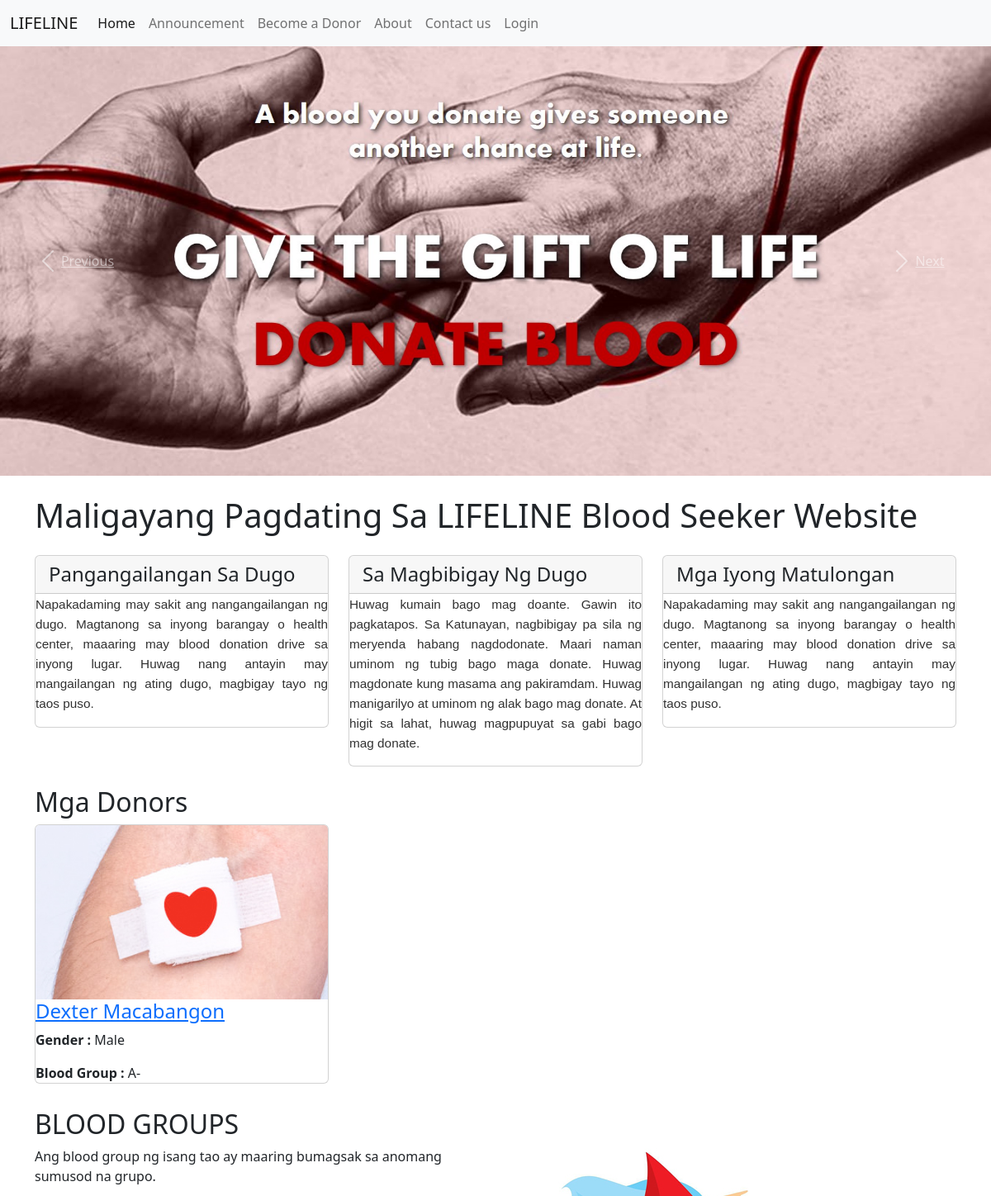
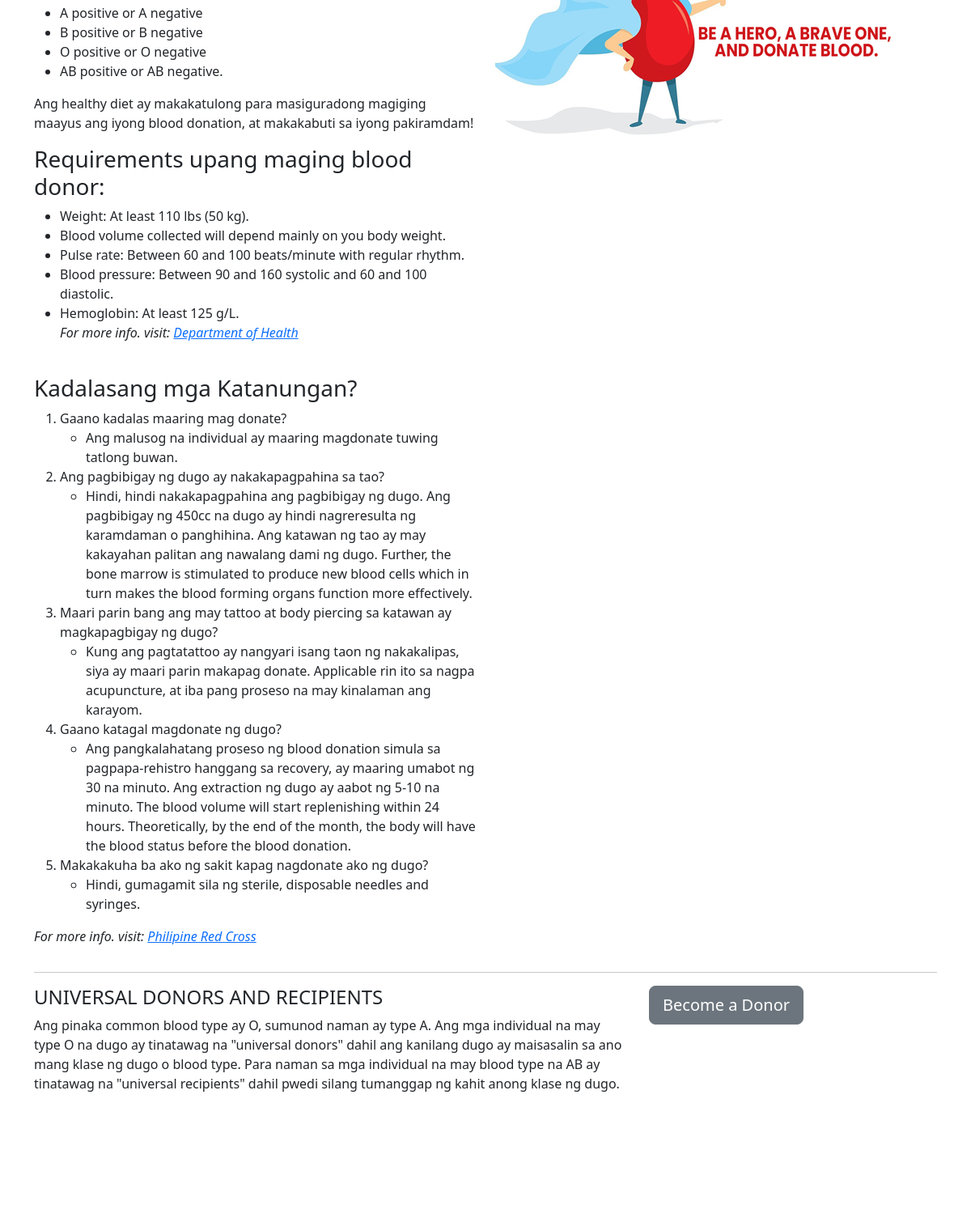
The page / on the database its author committed (2 pictures, top to bottom).
### tables this page shows
CREATE TABLE `tblpages` (
  `id` int(11) NOT NULL AUTO_INCREMENT,
  `PageName` varchar(255) DEFAULT NULL,
  `type` varchar(255) NOT NULL DEFAULT '',
  `detail` longtext NOT NULL,
  PRIMARY KEY (`id`)
);

CREATE TABLE `tblblooddonars` (
  `id` int(11) NOT NULL AUTO_INCREMENT,
  `FullName` varchar(100) DEFAULT NULL,
  `MobileNumber` char(11) DEFAULT NULL,
  `EmailId` varchar(100) NOT NULL,
  `password` varchar(250) NOT NULL DEFAULT '',
  `Gender` varchar(20) DEFAULT NULL,
  `BirthDay` date DEFAULT NULL,
  `age` int(11) DEFAULT NULL,
  `BloodGroup` varchar(20) DEFAULT NULL,
  `Purok` varchar(10) NOT NULL,
  `Barangay` varchar(255) DEFAULT NULL,
  `Message` mediumtext,
  `PostingDate` timestamp NOT NULL DEFAULT CURRENT_TIMESTAMP,
  `status` int(11) DEFAULT NULL,
  PRIMARY KEY (`id`)
);

### index.php (the view, shortened to what this page needs)
<!DOCTYPE html>
<html lang="en">
    <?php include('includes/header.php'); ?>
<body style="padding-top:0px !important">
    <?php include('includes/nav.php'); ?>
    <?php include('includes/slider.php'); ?>
    <div class="container">
        <h1 class="my-4">Maligayang Pagdating Sa LIFELINE Blood Seeker Website</h1>
        <div class="row">
            <div class="col-lg-4 mb-4">
                <div class="card">
                    <h4 class="card-header">Pangangailangan Sa Dugo</h4>
                    <?php
                        $pagetypes = 'needforblood';
                        $pagetype = $pagetypes;
                        $sql = "SELECT type,detail from tblpages where type=:pagetype";
                        $query = $dbh->prepare($sql);
                        $query->bindParam(':pagetype', $pagetype, PDO::PARAM_STR);
                        $query->execute();
                        $results = $query->fetchAll(PDO::FETCH_OBJ);
                        if ($query->rowCount() > 0) {
                            foreach ($results as $result) { ?>
                        <?php echo $result->detail; ?>
                    <?php }} ?>
                </div>
            </div>
            <div class="col-lg-4 mb-4">
                <div class="card">
                    <h4 class="card-header">Sa Magbibigay Ng Dugo</h4>
                        <?php
                        $pagetypes = 'bloodtips';
                        $pagetype = $pagetypes;
                        $sql = "SELECT type,detail from tblpages where type=:pagetype";
                        $query = $dbh->prepare($sql);
                        $query->bindParam(':pagetype', $pagetype, PDO::PARAM_STR);
                        $query->execute();
                        $results = $query->fetchAll(PDO::FETCH_OBJ);
                        if ($query->rowCount() > 0) {
                            foreach ($results as $result) { ?>
                        <?php echo $result->detail; ?>
                        <?php }} ?>
                </div>
            </div>
        <div class="col-lg-4 mb-4">
            <div class="card">
                <h4 class="card-header">Mga Iyong Matulongan</h4>
                    <?php
                        $pagetypes = 'whocouldyouhelp';
                        $pagetype = $pagetypes;
                        $sql = "SELECT type,detail from tblpages where type=:pagetype";
                        $query = $dbh->prepare($sql);
                        $query->bindParam(':pagetype', $pagetype, PDO::PARAM_STR);
                        $query->execute();
                        $results = $query->fetchAll(PDO::FETCH_OBJ);
                        if ($query->rowCount() > 0) {
                            foreach ($results as $result) { ?>
                        <?php echo $result->detail; ?>
                    <?php }} ?>
            </div>
        </div>
    </div>
    <h2>Mga Donors</h2>
    <div class="row">
        <?php
        $status = 0;
        $sql = "SELECT * from tblblooddonars where status=:status order by rand() limit 6";
        $query = $dbh->prepare($sql);
        $query->bindParam(':status', $status, PDO::PARAM_STR);
        $query->execute();
        $results = $query->fetchAll(PDO::FETCH_OBJ);
        if ($query->rowCount() > 0) {
            foreach ($results as $result) { ?>
                <div class="col-lg-4 col-sm-6 portfolio-item">
                    <div class="card h-100">
                        <a href="#"><img class="card-img-top img-fluid" src="images/blood-donor.jpg" alt=""></a>
                        <div class="card-block">
                            <h4 class="card-title"><a href="#"><?php echo htmlentities($result->FullName); ?></a></h4>
                            <p class="card-text"><b> Gender :</b> <?php echo htmlentities($result->Gender); ?></p>
                            <p class="card-text"><b>Blood Group :</b> <?php echo htmlentities($result->BloodGroup); ?></p>
                        </div>
                    </div>
                </div>
        <?php }
        } ?>
    </div>
    <div class="row">
        <div class="col-lg-6">
            <h2>BLOOD GROUPS</h2>
            <p> Ang blood group ng isang tao ay maaring bumagsak sa anomang sumusod na grupo.</p>
            <ul>
                <li>A positive or A negative</li>
                <li>B positive or B negative</li>
                <li>O positive or O negative</li>
                <li>AB positive or AB negative.</li>
            </ul>
            <p>Ang healthy diet ay makakatulong para masiguradong magiging maayus ang iyong blood donation, at makakabuti sa iyong pakiramdam!</p>
            <h3>Requirements upang maging blood donor:</h3>
            <ul>
                <li>Weight: At least 110 lbs (50 kg).</li>
                <li>Blood volume collected will depend mainly on you body weight.</li>
                <li>Pulse rate: Between 60 and 100 beats/minute with regular rhythm.</li>
                <li> Blood pressure: Between 90 and 160 systolic and 60 and 100 diastolic.</li>
                <li> Hemoglobin: At least 125 g/L.</li>
                <p><i>For more info. visit:&nbsp;<a href="https://doh.gov.ph/node/1449" target="_blank">Department of Health</a></i></p>
            </ul>
            <br>
            <h3>Kadalasang mga Katanungan?</h3>
            <ol>
                <li>Gaano kadalas maaring mag donate?</li>
                <ul>
                    <li>Ang malusog na individual ay maaring magdonate tuwing tatlong buwan.</li>
                </ul>
                <li>Ang pagbibigay ng dugo ay nakakapagpahina sa tao?</li>
                <ul>
                    <li>Hindi, hindi nakakapagpahina ang pagbibigay ng dugo. Ang pagbibigay ng 450cc na dugo ay hindi nagreresulta ng karamdaman o panghihina.
                        Ang katawan ng tao ay may kakayahan palitan ang nawalang dami ng dugo. Further, the bone marrow is stimulated
                        to produce new blood cells which in turn makes the blood forming organs function more effectively.</li>
                </ul>
                <li>Maari parin bang ang may tattoo at body piercing sa katawan ay magkapagbigay ng dugo?</li>
                <ul>
                    <li>Kung ang pagtatattoo ay nangyari isang taon ng nakakalipas, siya ay maari parin makapag donate.
                        Applicable rin ito sa nagpa acupuncture, at iba pang proseso na may kinalaman ang karayom.</li>
                </ul>
                <li>Gaano katagal magdonate ng dugo?</li>
                <ul>
                    <li>Ang pangkalahatang proseso ng blood donation simula sa pagpapa-rehistro hanggang sa recovery, ay maaring umabot ng 30 na minuto.
                        Ang extraction ng dugo ay aabot ng 5-10 na minuto. The blood volume will start replenishing within 24 hours.
                        Theoretically, by the end of the month, the body will have the blood status before the blood donation.</li>
                </ul>
                <li>Makakakuha ba ako ng sakit kapag nagdonate ako ng dugo?</li>
                <ul>
                    <li>Hindi, gumagamit sila ng sterile, disposable needles and syringes.</li>
                </ul>
            </ol>
            <p><i>For more info. visit:&nbsp;<a href="https://redcross.org.ph/give-blood/" target="_blank">Philipine Red Cross</a></i></p>
        </div>
        <div class="col-lg-6">
            <img class="img-fluid rounded" src="images/blood-donor (1).jpg" alt="">
        </div>
    </div>
    <hr>
    <div class="row mb-4">
        <div class="col-md-8">
            <h4>UNIVERSAL DONORS AND RECIPIENTS</h4>
            <p>
                Ang pinaka common blood type ay O, sumunod naman ay type A.
                Ang mga individual na may type O na dugo ay tinatawag na "universal donors" dahil ang kanilang dugo ay maisasalin sa ano mang klase ng dugo o blood type. Para naman sa mga individual na may blood type na AB ay tinatawag na "universal recipients" dahil pwedi silang tumanggap ng kahit anong klase ng dugo.</p>
        </div>
        <div class="col-md-4">
            <a class="btn btn-lg btn-secondary btn-block" href="become-donor.php">Become a Donor</a>
        </div>
    </div>
    </div>
    <?php include('includes/footer.php'); ?>
</body>
</html>

### css/modern-business.css (style rules this page uses)
body { padding-top: 0px; }
@media (min-width: 992px) { body { padding-top: 0px; } }
.portfolio-item { margin-bottom: 30px; }

### rows shown on the page
tblpages: detail "Napakadaming may sakit ang nangangailangan ng dugo. Magtanong sa inyong barangay o health center, maaaring may blood donation drive sa inyong lugar. Huwag nang antayin may mangailangan ng ating dugo, magbigay tayo ng taos puso."
tblpages: detail "Huwag kumain bago mag doante. Gawin ito pagkatapos. Sa Katunayan, nagbibigay pa sila ng meryenda habang nagdodonate. Maari naman uminom ng tubig bago maga donate. Huwag magdonate kung masama ang pakiramdam. Huwag manigarilyo at uminom ng alak bago mag donate. At higit sa lahat, huwag magpupuyat sa gabi bago mag donate."
tblpages: detail "Napakadaming may sakit ang nangangailangan ng dugo. Magtanong sa inyong barangay o health center, maaaring may blood donation drive sa inyong lugar. Huwag nang antayin may mangailangan ng ating dugo, magbigay tayo ng taos puso."
tblblooddonars: FullName "Dexter Macabangon", Gender "Male", BloodGroup "A-"
